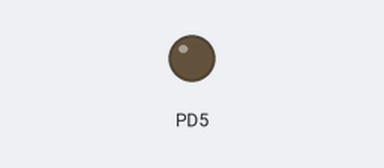
Bench run of a program on a simulated ATmega32, built with avr-gcc and emulated at 4 MHz. Shown: output pins drawn as LEDs (lit = HIGH). Dashed ring = blinking.

Above: at 0.19 s.
At 2.75 s:
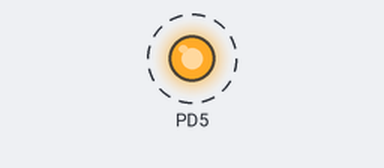
Timing chart, 0 to 3.0 s (numbered marks = the images above):
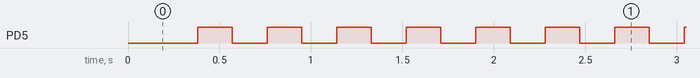

Measured:
- by itself, PD5: alternates HIGH for 0.19 s and LOW for 0.19 s

The program:

Z2.c
```c
//Poni¿ej podaj swoje dane
//Jakub £achmañski
//95481
//5
//10
//Zadanie Cw5Z2
/////////////////////////
// PD5=D0
#include<avr/io.h>


int main(void)
{
	DDRD |= 0x20; // pin 5 na lini d jako wyjscie

	TCCR1A |= 0x82; // TIMER 1 w tryb fast PWM i tryb nieodwracaj¹cy
	TCCR1B |= 0x18; // TIMER 1 w tryb fast PWM

	ICR1 = 23750; // szczyt ustawiony na 380ms
	OCR1A = 11875; // moment porównania na 190ms

	TCCR1B |= 0x03; // preskalar na 1/64

    while (1)
    {
		asm("nop");
    }
}
```
